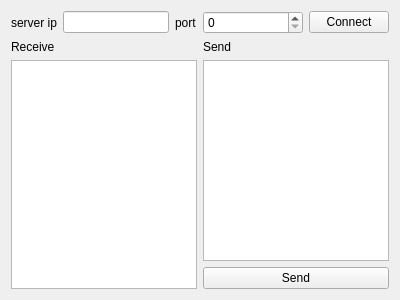
<?xml version="1.0" encoding="UTF-8"?>
<ui version="4.0">
 <class>Widget</class>
 <widget class="QWidget" name="Widget">
  <property name="geometry">
   <rect>
    <x>0</x>
    <y>0</y>
    <width>400</width>
    <height>300</height>
   </rect>
  </property>
  <property name="windowTitle">
   <string>Widget</string>
  </property>
  <layout class="QVBoxLayout" name="verticalLayout">
   <item>
    <layout class="QHBoxLayout" name="horizontalLayout">
     <item>
      <widget class="QLabel" name="label_3">
       <property name="text">
        <string>server ip</string>
       </property>
      </widget>
     </item>
     <item>
      <widget class="QLineEdit" name="lineEditIp"/>
     </item>
     <item>
      <widget class="QLabel" name="label_4">
       <property name="text">
        <string>port</string>
       </property>
      </widget>
     </item>
     <item>
      <widget class="QSpinBox" name="spinBoxPort">
       <property name="minimumSize">
        <size>
         <width>100</width>
         <height>0</height>
        </size>
       </property>
      </widget>
     </item>
     <item>
      <widget class="QPushButton" name="pushButtonConnect">
       <property name="text">
        <string>Connect</string>
       </property>
      </widget>
     </item>
    </layout>
   </item>
   <item>
    <layout class="QGridLayout" name="gridLayout">
     <item row="0" column="0">
      <widget class="QLabel" name="label">
       <property name="text">
        <string>Receive</string>
       </property>
      </widget>
     </item>
     <item row="0" column="1">
      <widget class="QLabel" name="label_2">
       <property name="text">
        <string>Send</string>
       </property>
      </widget>
     </item>
     <item row="1" column="0" rowspan="2">
      <widget class="QTextEdit" name="textEditReceive">
       <property name="readOnly">
        <bool>true</bool>
       </property>
      </widget>
     </item>
     <item row="1" column="1">
      <widget class="QTextEdit" name="textEditSend"/>
     </item>
     <item row="2" column="1">
      <widget class="QPushButton" name="pushButtonSend">
       <property name="text">
        <string>Send</string>
       </property>
      </widget>
     </item>
    </layout>
   </item>
  </layout>
 </widget>
 <layoutdefault spacing="6" margin="11"/>
 <resources/>
 <connections/>
</ui>
